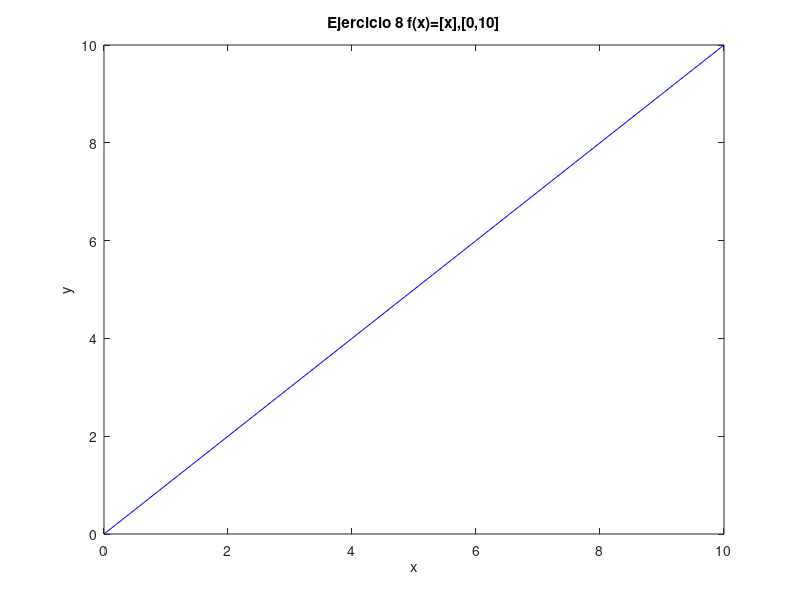

This figure's MATLAB source:
% Octave Script
% Title			:1.5 Teorema de Existencia
% Description		:Script para graficar el ejericio 8 de la actividad 1.5
% Author		:Luis Gerardo Cardozo Carranza (Gerard_CRS) luiscardozo161002@gmail.com
% Date			:20210504
% sion		        :1
% Usage			:octave> /path/Teorema_de_Existencia_Actividad_1.5_Luis Gerardo Cardozo Carranza_3202
% Notes			:Requiere aplicacion octave usar en consola preferentemente.

%Actividad_Ejercicio 8 f(x)=[x],[0,10]
%Limpiar variables.
clear 
%Dominio de la funcion.
x=0:0.1:10;
%Valor de la funcion.
y=((x));
%Genera la grafica 
plot(x,y,'b');
%Asigna un nombre a la grafica 
title("Ejercicio 8 f(x)=[x],[0,10]");
%Etiqueta para x
xlabel("x");
%Etiqueta para y
ylabel("y");
